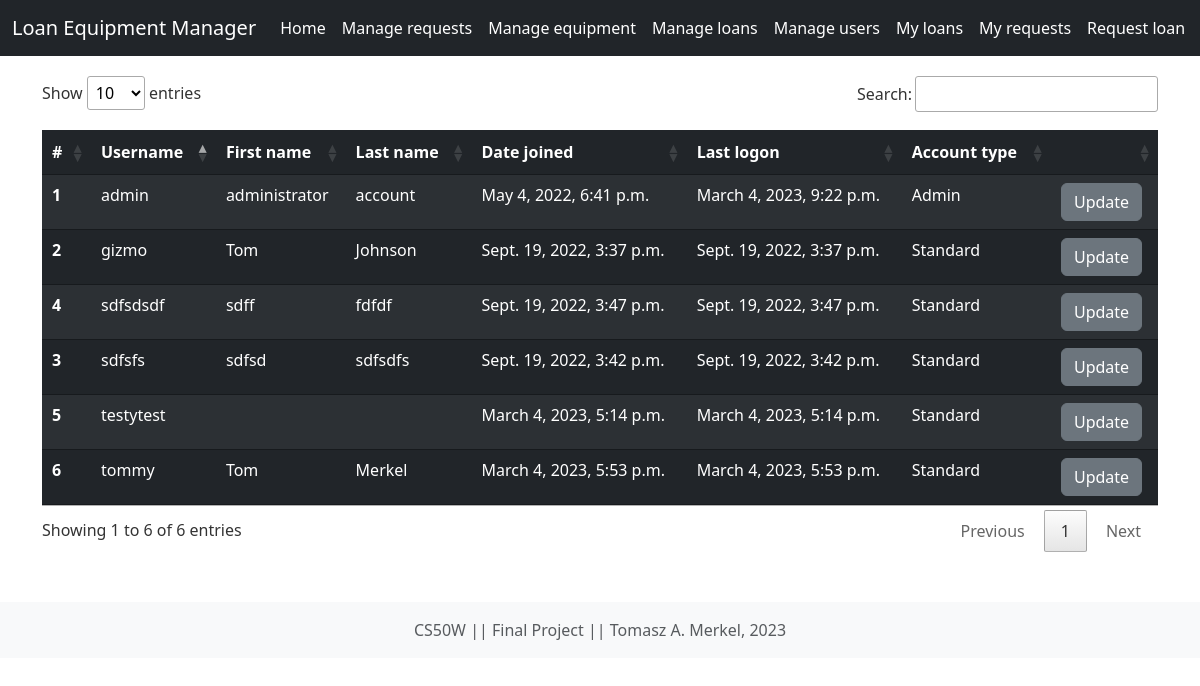
Page /manage_users (signed in) on the committed database.
### loan_equipment_manager/models.py (models this page shows, shortened)
class User(AbstractUser):
    sd_admin = models.BooleanField(default=False, null=True)
    standard = models.BooleanField(default=False, null=True)

### loan_equipment_manager/decorators.py (the view)
    def wrapper(request, *args, **kwargs):
        if request.user.groups.filter(name="admin").exists() or request.user.groups.filter(name="sd admin").exists():
            return function(request, *args, **kwargs)
        raise Http404

### loan_equipment_manager/templatetags/auth_extras.py (called while the page is built)
@register.filter(name='has_group')
def has_group(user, group_name):
    group = Group.objects.get(name=group_name)
    return True if group in user.groups.all() else False

### loan_equipment_manager/views.py (called while the page is built)
@login_required
@restricted_view
def manage_users(request):
    return render(request, "loan_equipment_manager/manage_users.html", {
        "users": User.objects.all()
    })

### loan_equipment_manager/templates/loan_equipment_manager/manage_users.html
{% extends "loan_equipment_manager/layout.html" %}
{% block body %}
    <div class="container">
        <table class="table table-dark table-striped table-hover" id="usersTable">
            <thead>
                <tr>
                    <th scope="col">#</th>
                    <th scope="col">Username</th>
                    <th scope="col">First name</th>
                    <th scope="col">Last name</th>
                    <th scope="col">Date joined</th>
                    <th scope="col">Last logon</th>
                    <th scope="col">Account type</th>
                    <th scope="col"></th>
                </tr>
            </thead>
            <tbody>
            {% for user in  users %}
            <tr>
                <th scope="row">{{ forloop.counter }} </th>
                <td>{{user.username}}</td>
                <td>{{user.first_name}}</td>
                <td>{{user.last_name}}</td>
                <td>{{user.date_joined}}</td>
                <td>{{user.last_login}}</td>
                {% if user.standard %}
                    <td>Standard</td>
                {% elif user.sd_admin or user.is_superuser %}
                    <td>Admin</td>
                {% endif %}
                <td><a class="btn btn-secondary" href="{% url 'manage_user' user.id %}" >Update</a></td>
            </tr>
            {% endfor %}
        </tbody>
    </table>
    </div>
{% endblock %}

### loan_equipment_manager/static/loan_equipment_manager/styles.css (style rules this page uses)
html, body { position: relative; margin: 0; border: 0; padding: 0; width: 100%; height: 100%; overflow: hidden; }
body { overflow: auto; }
.table { margin:20px; width: 100%; }
tbody { overflow-y: auto; height: 10px; width: 100%; }

### loan_equipment_manager/static/loan_equipment_manager/dataTables.css (style rules this page uses)
table.dataTable thead>tr>th.sorting, table.dataTable thead>tr>th.sorting_asc, table.dataTable thead>tr>th.sorting_desc, table.dataTable thead>tr>th.sorting_asc_disabled, table.dataTable thead>tr>th.sorting_desc_disabled, table.dataTable thead>tr>td.sorting, table.dataTable thead>tr>td.sorting_asc, table.dataTable thead>tr>td.sorting_desc, table.dataTable thead>tr>td.sorting_asc_disabled, table.dataTable thead>tr>td.sorting_desc_disabled { cursor: pointer; position: relative; padding-right: 26px }
table.dataTable thead>tr>th.sorting:before, table.dataTable thead>tr>th.sorting:after, table.dataTable thead>tr>th.sorting_asc:before, table.dataTable thead>tr>th.sorting_asc:after, table.dataTable thead>tr>th.sorting_desc:before, table.dataTable thead>tr>th.sorting_desc:after, table.dataTable thead>tr>th.sorting_asc_disabled:before, table.dataTable thead>tr>th.sorting_asc_disabled:after, table.dataTable thead>tr>th.sorting_desc_disabled:before, table.dataTable thead>tr>th.sorting_desc_disabled:after, table.dataTable thead>tr>td.sorting:before, table.dataTable thead>tr>td.sorting:after, table.dataTable thead>tr>td.sorting_asc:before, table.dataTable thead>tr>td.sorting_asc:after, table.dataTable thead>tr>td.sorting_desc:before, table.dataTable thead>tr>td.sorting_desc:after, table.dataTable thead>tr>td.sorting_asc_disabled:before, table.dataTable thead>tr>td.sorting_asc_disabled:after, table.dataTable thead>tr>td.sorting_desc_disabled:before, table.dataTable thead>tr>td.sorting_desc_disabled:after { position: absolute; display: block; opacity: .125; right: 10px; line-height: 9px; font-size: .9em }
table.dataTable thead>tr>th.sorting:before, table.dataTable thead>tr>th.sorting_asc:before, table.dataTable thead>tr>th.sorting_desc:before, table.dataTable thead>tr>th.sorting_asc_disabled:before, table.dataTable thead>tr>th.sorting_desc_disabled:before, table.dataTable thead>tr>td.sorting:before, table.dataTable thead>tr>td.sorting_asc:before, table.dataTable thead>tr>td.sorting_desc:before, table.dataTable thead>tr>td.sorting_asc_disabled:before, table.dataTable thead>tr>td.sorting_desc_disabled:before { bottom: 50%; content: "▴" }
table.dataTable thead>tr>th.sorting:after, table.dataTable thead>tr>th.sorting_asc:after, table.dataTable thead>tr>th.sorting_desc:after, table.dataTable thead>tr>th.sorting_asc_disabled:after, table.dataTable thead>tr>th.sorting_desc_disabled:after, table.dataTable thead>tr>td.sorting:after, table.dataTable thead>tr>td.sorting_asc:after, table.dataTable thead>tr>td.sorting_desc:after, table.dataTable thead>tr>td.sorting_asc_disabled:after, table.dataTable thead>tr>td.sorting_desc_disabled:after { top: 50%; content: "▾" }
table.dataTable thead>tr>th.sorting_asc:before, table.dataTable thead>tr>th.sorting_desc:after, table.dataTable thead>tr>td.sorting_asc:before, table.dataTable thead>tr>td.sorting_desc:after { opacity: .6 }
table.dataTable thead th, table.dataTable thead td, table.dataTable tfoot th, table.dataTable tfoot td { text-align: left }
table.dataTable { width: 100%; margin: 0 auto; clear: both; border-collapse: separate; border-spacing: 0 }
table.dataTable thead th, table.dataTable tfoot th { font-weight: bold }
table.dataTable thead th, table.dataTable thead td { padding: 10px; border-bottom: 1px solid rgba(0, 0, 0, 0.3) }
table.dataTable tbody tr { background-color: transparent }
table.dataTable tbody th, table.dataTable tbody td { padding: 8px 10px }
table.dataTable.no-footer { border-bottom: 1px solid rgba(0, 0, 0, 0.3) }
table.dataTable th, table.dataTable td { box-sizing: content-box }

### rows in the picture
User: username "admin", first_name "administrator", last_name "account", date_joined "May 4, 2022, 6:41 p.m.", last_login "March 4, 2023, 9:22 p.m.", standard "Admin"
User: username "gizmo", first_name "Tom", last_name "Johnson", date_joined "Sept. 19, 2022, 3:37 p.m.", last_login "Sept. 19, 2022, 3:37 p.m.", standard "Standard"
User: username "sdfsfs", first_name "sdfsd", last_name "sdfsdfs", date_joined "Sept. 19, 2022, 3:42 p.m.", last_login "Sept. 19, 2022, 3:42 p.m.", standard "Standard"
User: username "sdfsdsdf", first_name "sdff", last_name "fdfdf", date_joined "Sept. 19, 2022, 3:47 p.m.", last_login "Sept. 19, 2022, 3:47 p.m.", standard "Standard"
User: username "testytest", date_joined "March 4, 2023, 5:14 p.m.", last_login "March 4, 2023, 5:14 p.m.", standard "Standard"
User: username "tommy", first_name "Tom", last_name "Merkel", date_joined "March 4, 2023, 5:53 p.m.", last_login "March 4, 2023, 5:53 p.m.", standard "Standard"
